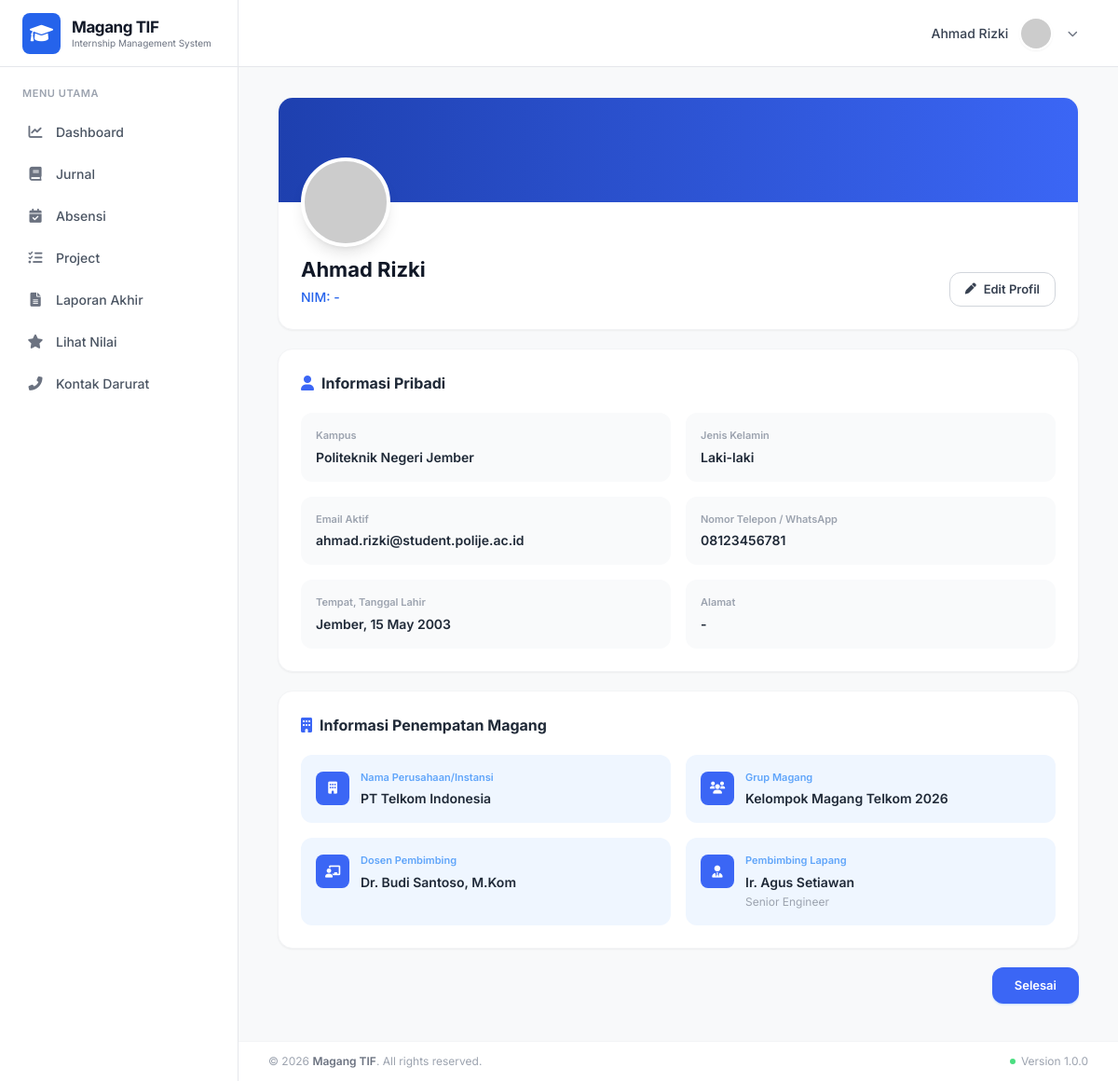
/mahasiswa/profil.php (signed in), run on the app's committed database.
### tables this page shows
CREATE TABLE mahasiswa (
    id INT AUTO_INCREMENT PRIMARY KEY,
    user_id INT,
    group_id INT,
    nama VARCHAR(255) NOT NULL,
    jenis_kelamin VARCHAR(20),
    tempat_lahir VARCHAR(100),
    tanggal_lahir DATE,
    agama VARCHAR(50),
    status VARCHAR(50),
    alamat_asal TEXT,
    alamat_jember TEXT,
    no_ktp VARCHAR(20),
    no_ktm VARCHAR(20),
    no_hp VARCHAR(20),
    golongan_darah VARCHAR(5),
    created_at TIMESTAMP DEFAULT CURRENT_TIMESTAMP,
    updated_at TIMESTAMP DEFAULT CURRENT_TIMESTAMP,
    FOREIGN KEY (user_id) REFERENCES users(id) ON DELETE CASCADE,
    FOREIGN KEY (group_id) REFERENCES `groups`(id) ON DELETE SET NULL
);

CREATE TABLE settings (
    id INT AUTO_INCREMENT PRIMARY KEY,
    nama_kampus VARCHAR(255),
    tahun_ajaran VARCHAR(20),
    jam_absen_masuk TIME,
    toleransi_telat INT,
    created_at TIMESTAMP DEFAULT CURRENT_TIMESTAMP,
    updated_at TIMESTAMP DEFAULT CURRENT_TIMESTAMP
);

CREATE TABLE users (
    id INT AUTO_INCREMENT PRIMARY KEY,
    role_id INT,
    name VARCHAR(255) NOT NULL,
    email VARCHAR(255) UNIQUE NOT NULL,
    password VARCHAR(255) NOT NULL,
    created_at TIMESTAMP DEFAULT CURRENT_TIMESTAMP,
    updated_at TIMESTAMP DEFAULT CURRENT_TIMESTAMP,
    FOREIGN KEY (role_id) REFERENCES roles(id) ON DELETE CASCADE
);

CREATE TABLE companies (
    id INT AUTO_INCREMENT PRIMARY KEY,
    nama_perusahaan VARCHAR(255) NOT NULL,
    alamat_perusahaan TEXT,
    email_business VARCHAR(255) UNIQUE NOT NULL,
    contact_person VARCHAR(100),
    no_hp VARCHAR(20),
    bidang_usaha VARCHAR(100),
    status_permodalan VARCHAR(100),
    visi TEXT,
    misi TEXT,
    denah_lokasi TEXT,
    deskripsi_kerja TEXT,
    struktur_organisasi TEXT,
    latitude DECIMAL(10, 8),
    longitude DECIMAL(11, 8),
    radius INT,
    created_at TIMESTAMP DEFAULT CURRENT_TIMESTAMP,
    updated_at TIMESTAMP DEFAULT CURRENT_TIMESTAMP
);

CREATE TABLE `groups` (
    id INT AUTO_INCREMENT PRIMARY KEY,
    name VARCHAR(100) NOT NULL,
    company_id INT,
    pembimbing_lapang_id INT,
    dosen_pembimbing_id INT,
    created_at TIMESTAMP DEFAULT CURRENT_TIMESTAMP,
    updated_at TIMESTAMP DEFAULT CURRENT_TIMESTAMP,
    FOREIGN KEY (company_id) REFERENCES companies(id) ON DELETE SET NULL,
    FOREIGN KEY (pembimbing_lapang_id) REFERENCES pembimbing_lapang(id) ON DELETE SET NULL,
    FOREIGN KEY (dosen_pembimbing_id) REFERENCES dosen_pembimbing(id) ON DELETE SET NULL
);

CREATE TABLE dosen_pembimbing (
    id INT AUTO_INCREMENT PRIMARY KEY,
    user_id INT,
    nama VARCHAR(255) NOT NULL,
    nip VARCHAR(50) UNIQUE NOT NULL,
    jenis_kelamin VARCHAR(20),
    no_hp VARCHAR(20),
    email VARCHAR(255) UNIQUE NOT NULL,
    alamat TEXT,
    created_at TIMESTAMP DEFAULT CURRENT_TIMESTAMP,
    updated_at TIMESTAMP DEFAULT CURRENT_TIMESTAMP,
    FOREIGN KEY (user_id) REFERENCES users(id) ON DELETE CASCADE
);

CREATE TABLE pembimbing_lapang (
    id INT AUTO_INCREMENT PRIMARY KEY,
    user_id INT,
    company_id INT,
    nama VARCHAR(255) NOT NULL,
    jabatan VARCHAR(100),
    no_hp VARCHAR(20),
    email VARCHAR(255) UNIQUE NOT NULL,
    created_at TIMESTAMP DEFAULT CURRENT_TIMESTAMP,
    updated_at TIMESTAMP DEFAULT CURRENT_TIMESTAMP,
    FOREIGN KEY (user_id) REFERENCES users(id) ON DELETE CASCADE,
    FOREIGN KEY (company_id) REFERENCES companies(id) ON DELETE CASCADE
);

### mahasiswa/profil.php (the view, shortened to what this page needs)
<?php
    require_once __DIR__ . '/../config/db_connect.php';
    $userId = $_SESSION['id_user'];
    $stmt = $conn->prepare("
        SELECT m.*, u.email,
               g.name as group_name,
               c.nama_perusahaan, c.alamat_perusahaan, c.bidang_usaha,
               dp.nama as dosen_nama,
               pl.nama as pl_nama, pl.jabatan as pl_jabatan,
               g.created_at as magang_mulai
        FROM mahasiswa m
        JOIN users u ON m.user_id = u.id
        LEFT JOIN `groups` g ON m.group_id = g.id
        LEFT JOIN companies c ON g.company_id = c.id
        LEFT JOIN dosen_pembimbing dp ON g.dosen_pembimbing_id = dp.id
        LEFT JOIN pembimbing_lapang pl ON g.pembimbing_lapang_id = pl.id
        WHERE m.user_id = :uid
    ");
    $stmt->execute(['uid' => $userId]);
    $profil = $stmt->fetch();
    $settings = $conn->query("SELECT nama_kampus FROM settings LIMIT 1")->fetch();
    $kampus = $settings['nama_kampus'] ?? 'Politeknik Negeri Jember';
?>
<!DOCTYPE html>
<html lang="id">
<head>
    <script src="https://cdn.tailwindcss.com"></script>
    <link href="https://cdnjs.cloudflare.com/ajax/libs/font-awesome/6.0.0/css/all.min.css" rel="stylesheet">
</head>
<body class="flex h-screen overflow-hidden text-gray-800">
    <?php include '../includes/sidebar.php'; ?>
    <div class="flex-1 flex flex-col h-screen overflow-hidden">
        <?php include '../includes/header.php'; ?>
        <main class="flex-1 overflow-y-auto p-6 md:p-8 bg-[#f8f9fa]">
            <div class="max-w-[860px] mx-auto space-y-5">
                <div class="bg-white rounded-2xl shadow-sm border border-gray-100 overflow-hidden">
                    <div class="bg-gradient-to-r from-[#1e40af] to-[#3b66f5] h-28 relative"></div>
                    <div class="px-6 pb-6 relative">
                        <div class="absolute -top-12 left-6">
                            <div class="w-24 h-24 rounded-full border-4 border-white shadow-lg bg-gray-200 overflow-hidden flex items-center justify-center">
                                <img src="https://ui-avatars.com/api/?name=<?= urlencode($profil['nama'] ?? $userName) ?>&background=3b66f5&color=fff&size=128"
                                     alt="Foto Profil" class="w-full h-full object-cover" id="avatarImg">
                            </div>
                        </div>
                        <div class="pt-14 flex items-end justify-between">
                            <div>
                                <h2 class="text-[22px] font-bold text-gray-900"><?= htmlspecialchars($profil['nama'] ?? $userName) ?></h2>
                                <p class="text-[14px] text-blue-600 font-medium mt-0.5">NIM: <?= htmlspecialchars($profil['no_ktm'] ?? '-') ?></p>
                            </div>
                            <button id="editBtn" onclick="toggleEdit()" class="flex items-center gap-2 px-4 py-2 border border-gray-300 rounded-xl text-[13px] font-semibold text-gray-700 hover:bg-gray-50 transition-colors">
                                <i class="fas fa-pen text-[12px]"></i> Edit Profil
                            </button>
                        </div>
                    </div>
                </div>
                <div class="bg-white rounded-2xl shadow-sm border border-gray-100 p-6">
                    <div class="flex items-center gap-2 mb-5">
                        <i class="fas fa-user text-[#3b66f5] text-[16px]"></i>
                        <h3 class="text-[16px] font-bold text-gray-800">Informasi Pribadi</h3>
                    </div>
                    <div id="viewMode" class="grid grid-cols-1 sm:grid-cols-2 gap-4">
                        <div class="info-card bg-gray-50 rounded-xl p-4">
                            <p class="text-[11px] font-semibold text-gray-400 mb-1">Kampus</p>
                            <p class="text-[14px] font-semibold text-gray-800"><?= htmlspecialchars($kampus) ?></p>
                        </div>
                        <div class="info-card bg-gray-50 rounded-xl p-4">
                            <p class="text-[11px] font-semibold text-gray-400 mb-1">Jenis Kelamin</p>
                            <p class="text-[14px] font-semibold text-gray-800"><?= htmlspecialchars($profil['jenis_kelamin'] ?? '-') ?></p>
                        </div>
                        <div class="info-card bg-gray-50 rounded-xl p-4">
                            <p class="text-[11px] font-semibold text-gray-400 mb-1">Email Aktif</p>
                            <p class="text-[14px] font-semibold text-gray-800"><?= htmlspecialchars($profil['email'] ?? '-') ?></p>
                        </div>
                        <div class="info-card bg-gray-50 rounded-xl p-4">
                            <p class="text-[11px] font-semibold text-gray-400 mb-1">Nomor Telepon / WhatsApp</p>
                            <p class="text-[14px] font-semibold text-gray-800"><?= htmlspecialchars($profil['no_hp'] ?? '-') ?></p>
                        </div>
                        <div class="info-card bg-gray-50 rounded-xl p-4">
                            <p class="text-[11px] font-semibold text-gray-400 mb-1">Tempat, Tanggal Lahir</p>
                            <p class="text-[14px] font-semibold text-gray-800"><?= htmlspecialchars(($profil['tempat_lahir'] ?? '-') . ', ' . ($profil['tanggal_lahir'] ? date('d M Y', strtotime($profil['tanggal_lahir'])) : '-')) ?></p>
                        </div>
                        <div class="info-card bg-gray-50 rounded-xl p-4">
                            <p class="text-[11px] font-semibold text-gray-400 mb-1">Alamat</p>
                            <p class="text-[14px] font-semibold text-gray-800"><?= htmlspecialchars($profil['alamat_asal'] ?? '-') ?></p>
                        </div>
                    </div>
                </div>
                <div class="bg-white rounded-2xl shadow-sm border border-gray-100 p-6">
                    <div class="flex items-center gap-2 mb-5">
                        <i class="fas fa-building text-[#3b66f5] text-[16px]"></i>
                        <h3 class="text-[16px] font-bold text-gray-800">Informasi Penempatan Magang</h3>
                    </div>
                    <div class="grid grid-cols-1 sm:grid-cols-2 gap-4">
                        <div class="info-card bg-blue-50 rounded-xl p-4 flex items-start gap-3">
                            <div class="w-9 h-9 rounded-lg bg-[#3b66f5] flex items-center justify-center shrink-0 mt-0.5">
                                <i class="fas fa-building text-white text-[13px]"></i>
                            </div>
                            <div>
                                <p class="text-[11px] font-semibold text-blue-400 mb-1">Nama Perusahaan/Instansi</p>
                                <p class="text-[14px] font-semibold text-gray-800"><?= htmlspecialchars($profil['nama_perusahaan'] ?? '-') ?></p>
                            </div>
                        </div>
                        <div class="info-card bg-blue-50 rounded-xl p-4 flex items-start gap-3">
                            <div class="w-9 h-9 rounded-lg bg-[#3b66f5] flex items-center justify-center shrink-0 mt-0.5">
                                <i class="fas fa-users text-white text-[13px]"></i>
                            </div>
                            <div>
                                <p class="text-[11px] font-semibold text-blue-400 mb-1">Grup Magang</p>
                                <p class="text-[14px] font-semibold text-gray-800"><?= htmlspecialchars($profil['group_name'] ?? '-') ?></p>
                            </div>
                        </div>
                        <div class="info-card bg-blue-50 rounded-xl p-4 flex items-start gap-3">
                            <div class="w-9 h-9 rounded-lg bg-[#3b66f5] flex items-center justify-center shrink-0 mt-0.5">
                                <i class="fas fa-chalkboard-teacher text-white text-[13px]"></i>
                            </div>
                            <div>
                                <p class="text-[11px] font-semibold text-blue-400 mb-1">Dosen Pembimbing</p>
                                <p class="text-[14px] font-semibold text-gray-800"><?= htmlspecialchars($profil['dosen_nama'] ?? '-') ?></p>
                            </div>
                        </div>
                        <div class="info-card bg-blue-50 rounded-xl p-4 flex items-start gap-3">
                            <div class="w-9 h-9 rounded-lg bg-[#3b66f5] flex items-center justify-center shrink-0 mt-0.5">
                                <i class="fas fa-user-tie text-white text-[13px]"></i>
                            </div>
                            <div>
                                <p class="text-[11px] font-semibold text-blue-400 mb-1">Pembimbing Lapang</p>
                                <p class="text-[14px] font-semibold text-gray-800"><?= htmlspecialchars($profil['pl_nama'] ?? '-') ?></p>
                                <?php if ($profil['pl_jabatan']): ?>
                                <p class="text-[12px] text-gray-400 mt-0.5"><?= htmlspecialchars($profil['pl_jabatan']) ?></p>
                                <?php endif; ?>
                            </div>
                        </div>
                    </div>
                </div>
                <div class="flex justify-end gap-3 pb-2">
                    <a href="dashboard.php" id="selesaiBtn" class="px-6 py-2.5 bg-[#3b66f5] hover:bg-[#2d53d4] text-white rounded-xl text-[13px] font-semibold transition-colors shadow-sm shadow-blue-200">Selesai</a>
                </div>
            </div>
        </main>
        <?php include '../includes/footer.php'; ?>
    </div>
</body>
</html>

### data on the page
mahasiswa: nama "Ahmad Rizki", no_ktm "-", jenis_kelamin "Laki-laki", user.email "ahmad.rizki@student.polije.ac.id", no_hp "08123456781", tempat_lahir+tanggal_lahir "Jember, 15 May 2003", alamat_asal "-", companies.nama_perusahaan "PT Telkom Indonesia", group.name "Kelompok Magang Telkom 2026", dosen_pembimbing.nama "Dr. Budi Santoso, M.Kom", pembimbing_lapang.nama "Ir. Agus Setiawan", pembimbing_lapang.jabatan "Senior Engineer"
settings: nama_kampus "Politeknik Negeri Jember"

### other printed values
$menu['title'] "Dashboard"
$menu['title'] "Jurnal"
$menu['title'] "Absensi"
$menu['title'] "Project"
$menu['title'] "Laporan Akhir"
$menu['title'] "Lihat Nilai"
$menu['title'] "Kontak Darurat"
$userName "Ahmad Rizki"
$appName "Magang TIF"
$appVersion "1.0.0"
